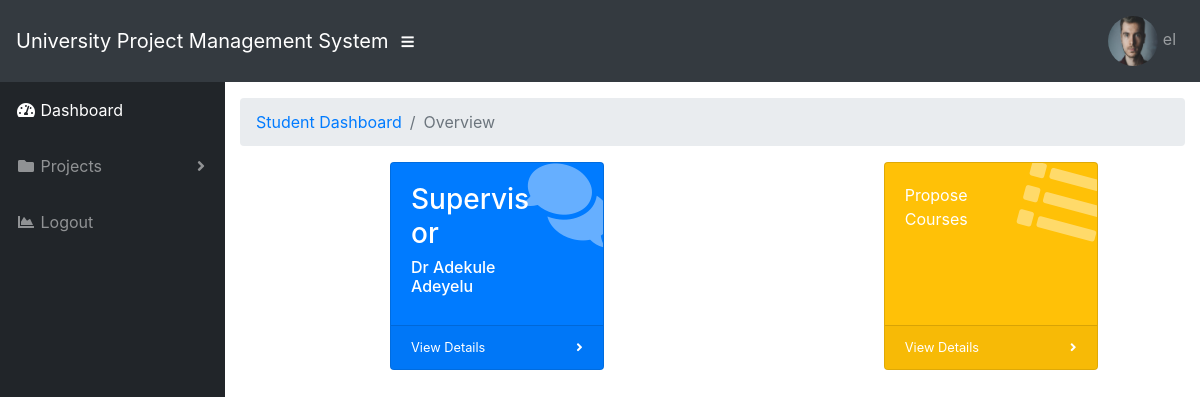
/student/dashboard.php (signed in), run on the app's committed database.
### tables this page shows
CREATE TABLE `user` (
  `id` int(11) NOT NULL,
  `username` varchar(50) NOT NULL,
  `password` varchar(255) NOT NULL,
  `matric` varchar(200) NOT NULL,
  `role` int(10) NOT NULL,
  `status` int(10) NOT NULL,
  `image` varchar(100) NOT NULL
);

CREATE TABLE `supervisor` (
  `id` int(100) NOT NULL,
  `title` varchar(100) NOT NULL,
  `firstname` varchar(100) NOT NULL,
  `lastname` varchar(100) NOT NULL,
  `username` varchar(100) NOT NULL,
  `department` varchar(200) NOT NULL,
  `faculty` varchar(200) NOT NULL,
  `email` varchar(200) NOT NULL,
  `password` varchar(255) NOT NULL,
  `stud_assigned` int(100) NOT NULL,
  `status` int(10) NOT NULL,
  `date` timestamp NOT NULL DEFAULT current_timestamp()
);

### student/dashboard.php (the view, shortened to what this page needs)
<?php
include("../db.php");
?>
<!DOCTYPE html>
<html lang="en">
<head>
  <link href="vendor/fontawesome-free/css/all.min.css" rel="stylesheet" type="text/css">
  <link href="vendor/datatables/dataTables.bootstrap4.css" rel="stylesheet">
  <link href="css/sb-admin.css" rel="stylesheet">
</head>
<body id="page-top">
  <nav class="navbar navbar-expand navbar-dark bg-dark static-top">
    <a class="navbar-brand mr-1" href="dashboard.php">University Project Management System</a>
    <button class="btn btn-link btn-sm text-white order-1 order-sm-0" id="sidebarToggle" href="#">
      <i class="fas fa-bars"></i>
    </button>
   <?php include("header.php"); ?>
  <div id="wrapper">
    <ul class="sidebar navbar-nav">
      <li class="nav-item active">
        <a class="nav-link" href="dashboard.php">
          <i class="fas fa-fw fa-tachometer-alt"></i>
          <span>Dashboard</span>
        </a>
      </li>
      <li class="nav-item dropdown">
        <a class="nav-link dropdown-toggle" href="#" id="pagesDropdown" role="button" data-toggle="dropdown" aria-haspopup="true" aria-expanded="false">
          <i class="fas fa-fw fa-folder"></i>
          <span>Projects</span>
        </a>
      </li>
      <li class="nav-item">
        <a class="nav-link" href="../logout.php">
          <i class="fas fa-fw fa-chart-area"></i>
          <span>Logout</span></a>
      </li>
    </ul>
    <div id="content-wrapper">
      <div class="container-fluid">
        <ol class="breadcrumb">
          <li class="breadcrumb-item">
            <a href="#">Student Dashboard</a>
          </li>
          <li class="breadcrumb-item active">Overview</li>
        </ol>
        <div class="row">
          <div class="col-xl-3 col-sm-6 mb-3" style="margin-left:150px;">
            <div class="card text-white bg-primary o-hidden h-100">
              <div class="card-body">
                <div class="card-body-icon">
                  <i class="fas fa-fw fa-comments"></i>
                </div>
                <div class="mr-5">
                  <h3>Supervisor</h3>
                  <?php
                    $name = $_SESSION['id'];
                    $so = "SELECT * FROM propose_project  WHERE username='$name'";
                    $qy = mysqli_query($conn,$so);
                    $rw = mysqli_fetch_assoc($qy);
                    $super = $rw['project_id'];
                   if ($rw['project_id'] != 0) {
                     $sq2 = "SELECT * FROM supervisor WHERE stud_assigned='$super'";
                    $quy2 = mysqli_query($conn,$sq2);
                    $sult = mysqli_fetch_assoc($quy2);
                    if($sult['stud_assigned'] == 0){
                      echo "<h6>Not Assigned Yet!</h6>";
                    }
                    else{
                      echo "<h6>".$sult['title']." ".$sult['firstname']." ".$sult['lastname']."</h6>";
                    }
                     }
                  ?>
                </div>
              </div>
              <a class="card-footer text-white clearfix small z-1" href="supervisor.php">
                <span class="float-left">View Details</span>
                <span class="float-right">
                  <i class="fas fa-angle-right"></i>
                </span>
              </a>
            </div>
          </div>
          <div class="col-xl-3 col-sm-6 mb-3" style="margin-left:250px;">
            <div class="card text-white bg-warning o-hidden h-100">
              <div class="card-body">
                <div class="card-body-icon">
                  <i class="fas fa-fw fa-list"></i>
                </div>
                <div class="mr-5">Propose Courses</div>
              </div>
              <a class="card-footer text-white clearfix small z-1" href="propose_course.php?id=<?php echo $rw['id']; ?>">
                <span class="float-left">View Details</span>
                <span class="float-right">
                  <i class="fas fa-angle-right"></i>
                </span>
              </a>
            </div>
          </div>
<?php
include("footer.php");
?>

### student/header.php (shortened to what this page needs)
<?php include("../db.php");
?>
   <ul class="navbar-nav ml-auto ml-md-0">
     <li class="nav-item dropdown no-arrow">
       <a class="nav-link dropdown-toggle" href="#" id="userDropdown" role="button" data-toggle="dropdown" aria-haspopup="true" aria-expanded="false">
         <?php
         $username = $_SESSION['id'];
         $sql = "SELECT * FROM user WHERE username='$username'";
         $mysql = mysqli_query($conn,$sql);
         $res = mysqli_fetch_assoc($mysql);
         ?>
          <img src="../image/<?php echo $res['image']; ?>" style="border-radius: 50%; height: 50px; width: 50px;">
         <?php echo $res['username']; ?>
       </a>
     </li>
   </ul>
 </nav>

### data on the page
user: image (picture), username "el"
supervisor: title "Dr", firstname "Adekule", lastname "Adeyelu"
